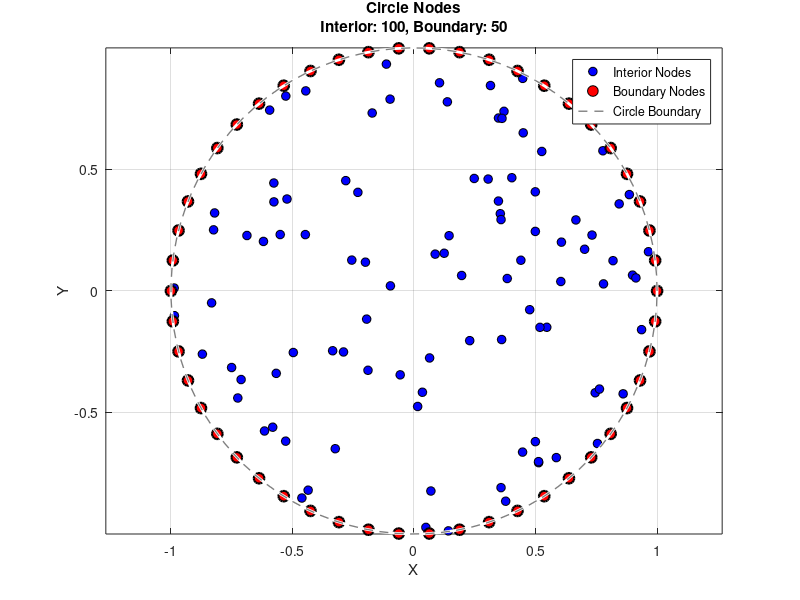

Reproduce this figure in MATLAB.
function [interior_nodes, boundary_nodes] = generateCircleNodes(center, radius, num_interior, num_boundary)
%GENERATECIRCLENODES Generates random interior and regular boundary nodes for a circle.
%   [INTERIOR_NODES, BOUNDARY_NODES] = GENERATECIRCLENODES(CENTER, RADIUS, NUM_INTERIOR, NUM_BOUNDARY)
%   generates:
%       - NUM_INTERIOR points uniformly distributed inside a circle.
%       - NUM_BOUNDARY points evenly spaced on the circle's circumference.
%
%   Inputs:
%       center: [x0, y0], coordinates of the circle's center (default: [0, 0])
%       radius: R, radius of the circle (default: 1)
%       num_interior: N, number of interior nodes
%       num_boundary: M, number of boundary nodes
%
%   Outputs:
%       interior_nodes: Nx2 matrix of [x, y] coordinates for interior points
%       boundary_nodes: Mx2 matrix of [x, y] coordinates for boundary points

    % Set default values if not provided
    if nargin < 1
        center = [0, 0];
    end
    if nargin < 2
        radius = 1;
    end
    if nargin < 3
        num_interior = 100;
    end
    if nargin < 4
        num_boundary = 50;
    end

    x0 = center(1);
    y0 = center(2);

    %% 1. Generate Boundary Nodes (Regularly spaced on circumference)
    % Create equally spaced angles
    theta = linspace(0, 2*pi, num_boundary + 1)';
    theta(end) = []; % Remove the duplicate 2*pi point (same as 0)
    
    % Calculate boundary coordinates
    x_boundary = x0 + radius * cos(theta);
    y_boundary = y0 + radius * sin(theta);
    boundary_nodes = [x_boundary, y_boundary];

    %% 2. Generate Interior Nodes (Uniformly random inside the circle)
    % Pre-allocate array for efficiency
    interior_nodes = zeros(num_interior, 2);
    points_generated = 0;
    
    % Use rejection sampling to generate points uniformly in the circle
    while points_generated < num_interior
        % p = haltonset(1,'Skip',1e3,'Leap',1e2);
        % X0 = net(p,1);
        % Generate random points in the bounding square [-R, R] x [-R, R]
        x_candidate = x0 + radius * (2 * unifrnd(-1,1) - 1); % x in [x0-R, x0+R]
        y_candidate = y0 + radius * (2 * unifrnd(-1,1) - 1); % y in [y0-R, y0+R]
        
        % Check if the point is inside the circle
        % (x - x0)^2 + (y - y0)^2 <= R^2
        if (x_candidate - x0)^2 + (y_candidate - y0)^2 <= radius^2
            points_generated = points_generated + 1;
            interior_nodes(points_generated, :) = [x_candidate, y_candidate];
        end
    end

    %% 3. Visualize the Results (Optional)
    figure;
    hold on;
    
    % Plot interior nodes
    scatter(interior_nodes(:, 1), interior_nodes(:, 2), 40, 'b', 'filled', ...
            'MarkerEdgeColor', 'k', 'LineWidth', 0.5);
    
    % Plot boundary nodes
    scatter(boundary_nodes(:, 1), boundary_nodes(:, 2), 60, 'r', 'filled', ...
            'MarkerEdgeColor', 'k', 'LineWidth', 1.5);
    
    % Plot the circle for reference
    viscircles(center, radius, 'Color', [0.5, 0.5, 0.5], 'LineStyle', '--', 'LineWidth', 1);
    
    % Format the plot
    axis equal;
    grid on;
    box on;
    title(sprintf('Circle Nodes\nInterior: %d, Boundary: %d', num_interior, num_boundary));
    legend('Interior Nodes', 'Boundary Nodes', 'Circle Boundary', 'Location', 'best');
    xlabel('X');
    ylabel('Y');
    hold off;
end